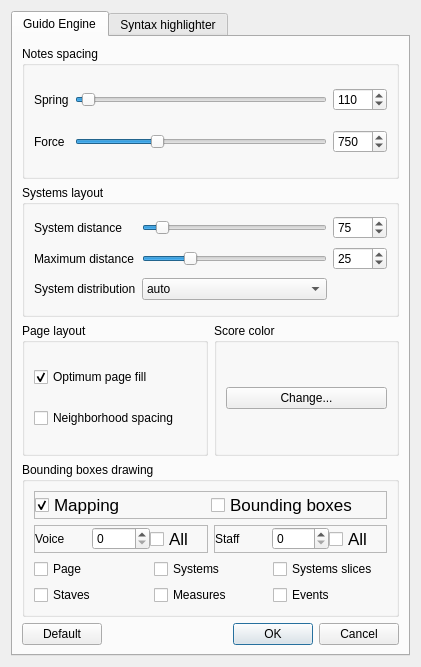
<?xml version="1.0" encoding="UTF-8"?>
<ui version="4.0">
 <class>Setup</class>
 <widget class="QDialog" name="Setup">
  <property name="windowModality">
   <enum>Qt::ApplicationModal</enum>
  </property>
  <property name="geometry">
   <rect>
    <x>0</x>
    <y>0</y>
    <width>421</width>
    <height>667</height>
   </rect>
  </property>
  <property name="sizePolicy">
   <sizepolicy hsizetype="Preferred" vsizetype="Preferred">
    <horstretch>0</horstretch>
    <verstretch>0</verstretch>
   </sizepolicy>
  </property>
  <property name="windowTitle">
   <string>Guido Engine Setup</string>
  </property>
  <property name="autoFillBackground">
   <bool>false</bool>
  </property>
  <property name="modal">
   <bool>false</bool>
  </property>
  <layout class="QVBoxLayout" name="verticalLayout">
   <item>
    <widget class="QTabWidget" name="fTabWidget">
     <property name="currentIndex">
      <number>0</number>
     </property>
     <widget class="QWidget" name="tab">
      <attribute name="title">
       <string>Guido Engine</string>
      </attribute>
      <layout class="QVBoxLayout" name="verticalLayout_2">
       <item>
        <widget class="QGroupBox" name="groupBox">
         <property name="title">
          <string>Notes spacing</string>
         </property>
         <layout class="QGridLayout" name="gridLayout_4">
          <item row="0" column="0">
           <widget class="QLabel" name="fLabel4">
            <property name="layoutDirection">
             <enum>Qt::RightToLeft</enum>
            </property>
            <property name="text">
             <string>Spring</string>
            </property>
           </widget>
          </item>
          <item row="0" column="1">
           <widget class="QSlider" name="fSpringSlider">
            <property name="minimum">
             <number>100</number>
            </property>
            <property name="maximum">
             <number>500</number>
            </property>
            <property name="pageStep">
             <number>20</number>
            </property>
            <property name="value">
             <number>110</number>
            </property>
            <property name="orientation">
             <enum>Qt::Horizontal</enum>
            </property>
           </widget>
          </item>
          <item row="0" column="2">
           <widget class="QSpinBox" name="fSpringBox">
            <property name="minimum">
             <number>100</number>
            </property>
            <property name="maximum">
             <number>500</number>
            </property>
            <property name="value">
             <number>110</number>
            </property>
           </widget>
          </item>
          <item row="1" column="0">
           <widget class="QLabel" name="fLabel5">
            <property name="layoutDirection">
             <enum>Qt::RightToLeft</enum>
            </property>
            <property name="text">
             <string>Force</string>
            </property>
           </widget>
          </item>
          <item row="1" column="1">
           <widget class="QSlider" name="fForceSlider">
            <property name="minimum">
             <number>400</number>
            </property>
            <property name="maximum">
             <number>1500</number>
            </property>
            <property name="pageStep">
             <number>100</number>
            </property>
            <property name="value">
             <number>750</number>
            </property>
            <property name="orientation">
             <enum>Qt::Horizontal</enum>
            </property>
           </widget>
          </item>
          <item row="1" column="2">
           <widget class="QSpinBox" name="fForceBox">
            <property name="minimum">
             <number>400</number>
            </property>
            <property name="maximum">
             <number>1500</number>
            </property>
            <property name="value">
             <number>750</number>
            </property>
           </widget>
          </item>
         </layout>
        </widget>
       </item>
       <item>
        <widget class="QGroupBox" name="groupBox_3">
         <property name="title">
          <string>Systems layout</string>
         </property>
         <layout class="QGridLayout" name="gridLayout_2">
          <item row="0" column="0">
           <widget class="QLabel" name="fLabel1">
            <property name="layoutDirection">
             <enum>Qt::RightToLeft</enum>
            </property>
            <property name="text">
             <string>System distance</string>
            </property>
           </widget>
          </item>
          <item row="0" column="1">
           <widget class="QSlider" name="fSysDistSlider">
            <property name="minimum">
             <number>1</number>
            </property>
            <property name="maximum">
             <number>1000</number>
            </property>
            <property name="pageStep">
             <number>50</number>
            </property>
            <property name="value">
             <number>75</number>
            </property>
            <property name="orientation">
             <enum>Qt::Horizontal</enum>
            </property>
           </widget>
          </item>
          <item row="0" column="2">
           <widget class="QSpinBox" name="fSysDistBox">
            <property name="minimum">
             <number>1</number>
            </property>
            <property name="maximum">
             <number>1000</number>
            </property>
            <property name="value">
             <number>75</number>
            </property>
           </widget>
          </item>
          <item row="1" column="0">
           <widget class="QLabel" name="fLabel2">
            <property name="layoutDirection">
             <enum>Qt::RightToLeft</enum>
            </property>
            <property name="text">
             <string>Maximum distance</string>
            </property>
           </widget>
          </item>
          <item row="1" column="1">
           <widget class="QSlider" name="fMaxDistSlider">
            <property name="minimum">
             <number>1</number>
            </property>
            <property name="maximum">
             <number>100</number>
            </property>
            <property name="value">
             <number>25</number>
            </property>
            <property name="orientation">
             <enum>Qt::Horizontal</enum>
            </property>
           </widget>
          </item>
          <item row="1" column="2">
           <widget class="QSpinBox" name="fMaxDistBox">
            <property name="minimum">
             <number>1</number>
            </property>
            <property name="maximum">
             <number>100</number>
            </property>
            <property name="value">
             <number>25</number>
            </property>
           </widget>
          </item>
          <item row="2" column="0">
           <widget class="QLabel" name="fLabel3">
            <property name="layoutDirection">
             <enum>Qt::RightToLeft</enum>
            </property>
            <property name="text">
             <string>System distribution</string>
            </property>
           </widget>
          </item>
          <item row="2" column="1">
           <widget class="QComboBox" name="fSysDistrMenu">
            <item>
             <property name="text">
              <string>auto</string>
             </property>
            </item>
            <item>
             <property name="text">
              <string>always</string>
             </property>
            </item>
            <item>
             <property name="text">
              <string>never</string>
             </property>
            </item>
           </widget>
          </item>
         </layout>
        </widget>
       </item>
       <item>
        <layout class="QHBoxLayout" name="horizontalLayout_3">
         <item>
          <widget class="QGroupBox" name="groupBox_2">
           <property name="title">
            <string>Page layout</string>
           </property>
           <layout class="QGridLayout" name="gridLayout_3">
            <item row="0" column="0">
             <widget class="QCheckBox" name="fOPFcheckBox">
              <property name="text">
               <string>Optimum page fill</string>
              </property>
              <property name="checked">
               <bool>true</bool>
              </property>
             </widget>
            </item>
            <item row="1" column="0">
             <widget class="QCheckBox" name="fNSpacingcheckBox">
              <property name="text">
               <string>Neighborhood spacing</string>
              </property>
             </widget>
            </item>
           </layout>
          </widget>
         </item>
         <item>
          <widget class="QGroupBox" name="groupBox_5">
           <property name="title">
            <string>Score color</string>
           </property>
           <layout class="QGridLayout" name="gridLayout_5">
            <item row="0" column="0">
             <widget class="QPushButton" name="fColorButton">
              <property name="text">
               <string>Change...</string>
              </property>
             </widget>
            </item>
           </layout>
          </widget>
         </item>
        </layout>
       </item>
       <item>
        <widget class="QGroupBox" name="groupBox_4">
         <property name="title">
          <string>Bounding boxes drawing</string>
         </property>
         <layout class="QVBoxLayout" name="verticalLayout_4">
          <item>
           <widget class="QFrame" name="frame">
            <property name="frameShape">
             <enum>QFrame::StyledPanel</enum>
            </property>
            <property name="frameShadow">
             <enum>QFrame::Raised</enum>
            </property>
            <layout class="QHBoxLayout" name="horizontalLayout">
             <property name="spacing">
              <number>0</number>
             </property>
             <property name="margin">
              <number>0</number>
             </property>
             <item>
              <widget class="QCheckBox" name="fMapping">
               <property name="font">
                <font>
                 <pointsize>13</pointsize>
                </font>
               </property>
               <property name="text">
                <string>Mapping</string>
               </property>
               <property name="checked">
                <bool>true</bool>
               </property>
              </widget>
             </item>
             <item>
              <widget class="QCheckBox" name="fBoundingBoxes">
               <property name="font">
                <font>
                 <pointsize>13</pointsize>
                </font>
               </property>
               <property name="text">
                <string>Bounding boxes</string>
               </property>
              </widget>
             </item>
            </layout>
           </widget>
          </item>
          <item>
           <layout class="QHBoxLayout" name="horizontalLayout_13">
            <item>
             <widget class="QFrame" name="frame_2">
              <property name="frameShape">
               <enum>QFrame::StyledPanel</enum>
              </property>
              <property name="frameShadow">
               <enum>QFrame::Raised</enum>
              </property>
              <layout class="QHBoxLayout" name="horizontalLayout_11">
               <property name="spacing">
                <number>0</number>
               </property>
               <property name="margin">
                <number>0</number>
               </property>
               <item>
                <widget class="QLabel" name="label_15">
                 <property name="text">
                  <string>Voice</string>
                 </property>
                </widget>
               </item>
               <item>
                <widget class="QSpinBox" name="fVoiceNumEdit"/>
               </item>
               <item>
                <widget class="QCheckBox" name="fShowAllVoicesCheckBox">
                 <property name="enabled">
                  <bool>true</bool>
                 </property>
                 <property name="font">
                  <font>
                   <pointsize>13</pointsize>
                  </font>
                 </property>
                 <property name="text">
                  <string>All</string>
                 </property>
                 <property name="checked">
                  <bool>false</bool>
                 </property>
                </widget>
               </item>
              </layout>
             </widget>
            </item>
            <item>
             <widget class="QFrame" name="frame_3">
              <property name="frameShape">
               <enum>QFrame::StyledPanel</enum>
              </property>
              <property name="frameShadow">
               <enum>QFrame::Raised</enum>
              </property>
              <layout class="QHBoxLayout" name="horizontalLayout_12">
               <property name="spacing">
                <number>0</number>
               </property>
               <property name="margin">
                <number>0</number>
               </property>
               <item>
                <widget class="QLabel" name="label_16">
                 <property name="text">
                  <string>Staff</string>
                 </property>
                </widget>
               </item>
               <item>
                <widget class="QSpinBox" name="fStaffNumEdit"/>
               </item>
               <item>
                <widget class="QCheckBox" name="fShowAllStaffsCheckBox">
                 <property name="font">
                  <font>
                   <pointsize>13</pointsize>
                  </font>
                 </property>
                 <property name="text">
                  <string>All</string>
                 </property>
                 <property name="checked">
                  <bool>false</bool>
                 </property>
                </widget>
               </item>
              </layout>
             </widget>
            </item>
           </layout>
          </item>
          <item>
           <layout class="QGridLayout" name="gridLayout">
            <item row="0" column="0">
             <widget class="QCheckBox" name="fPageBB">
              <property name="text">
               <string>Page</string>
              </property>
             </widget>
            </item>
            <item row="0" column="1">
             <widget class="QCheckBox" name="fSystemBB">
              <property name="text">
               <string>Systems</string>
              </property>
             </widget>
            </item>
            <item row="0" column="2">
             <widget class="QCheckBox" name="fSystemSliceBB">
              <property name="text">
               <string>Systems slices</string>
              </property>
             </widget>
            </item>
            <item row="1" column="0">
             <widget class="QCheckBox" name="fStaffBB">
              <property name="text">
               <string>Staves</string>
              </property>
             </widget>
            </item>
            <item row="1" column="1">
             <widget class="QCheckBox" name="fMeasureBB">
              <property name="text">
               <string>Measures</string>
              </property>
             </widget>
            </item>
            <item row="1" column="2">
             <widget class="QCheckBox" name="fEventBB">
              <property name="text">
               <string>Events</string>
              </property>
             </widget>
            </item>
           </layout>
          </item>
         </layout>
        </widget>
       </item>
       <item>
        <layout class="QHBoxLayout" name="horizontalLayout_2">
         <property name="sizeConstraint">
          <enum>QLayout::SetMaximumSize</enum>
         </property>
         <item>
          <widget class="QPushButton" name="fDefaultButton">
           <property name="text">
            <string>Default</string>
           </property>
          </widget>
         </item>
         <item>
          <widget class="QDialogButtonBox" name="fButtonBox">
           <property name="orientation">
            <enum>Qt::Horizontal</enum>
           </property>
           <property name="standardButtons">
            <set>QDialogButtonBox::Cancel|QDialogButtonBox::Ok</set>
           </property>
          </widget>
         </item>
        </layout>
       </item>
      </layout>
     </widget>
     <widget class="QWidget" name="tab_2">
      <attribute name="title">
       <string>Syntax highlighter</string>
      </attribute>
      <layout class="QVBoxLayout" name="verticalLayout_3">
       <item>
        <widget class="QGroupBox" name="groupBox_6">
         <property name="title">
          <string>Notes</string>
         </property>
         <layout class="QHBoxLayout" name="horizontalLayout_4">
          <item>
           <widget class="QLabel" name="label">
            <property name="text">
             <string>Color</string>
            </property>
           </widget>
          </item>
          <item>
           <widget class="QPushButton" name="fNotesColorButton">
            <property name="text">
             <string>Change...</string>
            </property>
           </widget>
          </item>
          <item>
           <spacer name="horizontalSpacer">
            <property name="orientation">
             <enum>Qt::Horizontal</enum>
            </property>
            <property name="sizeHint" stdset="0">
             <size>
              <width>40</width>
              <height>20</height>
             </size>
            </property>
           </spacer>
          </item>
          <item>
           <widget class="QLabel" name="label_2">
            <property name="text">
             <string>Weight</string>
            </property>
           </widget>
          </item>
          <item>
           <widget class="QComboBox" name="fNotesWeight"/>
          </item>
         </layout>
        </widget>
       </item>
       <item>
        <widget class="QGroupBox" name="groupBox_12">
         <property name="title">
          <string>Tags</string>
         </property>
         <layout class="QHBoxLayout" name="horizontalLayout_10">
          <item>
           <widget class="QLabel" name="label_13">
            <property name="text">
             <string>Color</string>
            </property>
           </widget>
          </item>
          <item>
           <widget class="QPushButton" name="fTagsColorButton">
            <property name="text">
             <string>Change...</string>
            </property>
           </widget>
          </item>
          <item>
           <spacer name="horizontalSpacer_7">
            <property name="orientation">
             <enum>Qt::Horizontal</enum>
            </property>
            <property name="sizeHint" stdset="0">
             <size>
              <width>40</width>
              <height>20</height>
             </size>
            </property>
           </spacer>
          </item>
          <item>
           <widget class="QLabel" name="label_14">
            <property name="text">
             <string>Weight</string>
            </property>
           </widget>
          </item>
          <item>
           <widget class="QComboBox" name="fTagsWeight"/>
          </item>
         </layout>
        </widget>
       </item>
       <item>
        <widget class="QGroupBox" name="groupBox_7">
         <property name="title">
          <string>Tags parameters</string>
         </property>
         <layout class="QHBoxLayout" name="horizontalLayout_5">
          <item>
           <widget class="QLabel" name="label_3">
            <property name="text">
             <string>Color</string>
            </property>
           </widget>
          </item>
          <item>
           <widget class="QPushButton" name="fTagsParametersColorButton">
            <property name="text">
             <string>Change...</string>
            </property>
           </widget>
          </item>
          <item>
           <spacer name="horizontalSpacer_2">
            <property name="orientation">
             <enum>Qt::Horizontal</enum>
            </property>
            <property name="sizeHint" stdset="0">
             <size>
              <width>40</width>
              <height>20</height>
             </size>
            </property>
           </spacer>
          </item>
          <item>
           <widget class="QLabel" name="label_4">
            <property name="text">
             <string>Weight</string>
            </property>
           </widget>
          </item>
          <item>
           <widget class="QComboBox" name="fTagsParametersWeight"/>
          </item>
         </layout>
        </widget>
       </item>
       <item>
        <widget class="QGroupBox" name="groupBox_11">
         <property name="title">
          <string>Durations</string>
         </property>
         <layout class="QHBoxLayout" name="horizontalLayout_9">
          <item>
           <widget class="QLabel" name="label_11">
            <property name="text">
             <string>Color</string>
            </property>
           </widget>
          </item>
          <item>
           <widget class="QPushButton" name="fDurationsColorButton">
            <property name="text">
             <string>Change...</string>
            </property>
           </widget>
          </item>
          <item>
           <spacer name="horizontalSpacer_6">
            <property name="orientation">
             <enum>Qt::Horizontal</enum>
            </property>
            <property name="sizeHint" stdset="0">
             <size>
              <width>40</width>
              <height>20</height>
             </size>
            </property>
           </spacer>
          </item>
          <item>
           <widget class="QLabel" name="label_12">
            <property name="text">
             <string>Weight</string>
            </property>
           </widget>
          </item>
          <item>
           <widget class="QComboBox" name="fDurationsWeight"/>
          </item>
         </layout>
        </widget>
       </item>
       <item>
        <widget class="QGroupBox" name="groupBox_8">
         <property name="title">
          <string>Comments</string>
         </property>
         <layout class="QHBoxLayout" name="horizontalLayout_6">
          <item>
           <widget class="QLabel" name="label_5">
            <property name="text">
             <string>Color</string>
            </property>
           </widget>
          </item>
          <item>
           <widget class="QPushButton" name="fCommentsColorButton">
            <property name="text">
             <string>Change...</string>
            </property>
           </widget>
          </item>
          <item>
           <spacer name="horizontalSpacer_3">
            <property name="orientation">
             <enum>Qt::Horizontal</enum>
            </property>
            <property name="sizeHint" stdset="0">
             <size>
              <width>40</width>
              <height>20</height>
             </size>
            </property>
           </spacer>
          </item>
          <item>
           <widget class="QLabel" name="label_6">
            <property name="text">
             <string>Weight</string>
            </property>
           </widget>
          </item>
          <item>
           <widget class="QComboBox" name="fCommentsWeight"/>
          </item>
         </layout>
        </widget>
       </item>
       <item>
        <widget class="QGroupBox" name="groupBox_10">
         <property name="title">
          <string>Voice separator</string>
         </property>
         <layout class="QHBoxLayout" name="horizontalLayout_8">
          <item>
           <widget class="QLabel" name="label_9">
            <property name="text">
             <string>Color</string>
            </property>
           </widget>
          </item>
          <item>
           <widget class="QPushButton" name="fVoiceSeparatorColorButton">
            <property name="text">
             <string>Change...</string>
            </property>
           </widget>
          </item>
          <item>
           <spacer name="horizontalSpacer_5">
            <property name="orientation">
             <enum>Qt::Horizontal</enum>
            </property>
            <property name="sizeHint" stdset="0">
             <size>
              <width>40</width>
              <height>20</height>
             </size>
            </property>
           </spacer>
          </item>
          <item>
           <widget class="QLabel" name="label_10">
            <property name="text">
             <string>Weight</string>
            </property>
           </widget>
          </item>
          <item>
           <widget class="QComboBox" name="fVoiceSeparatorWeight"/>
          </item>
         </layout>
        </widget>
       </item>
       <item>
        <widget class="QGroupBox" name="groupBox_9">
         <property name="title">
          <string>Score separator</string>
         </property>
         <layout class="QHBoxLayout" name="horizontalLayout_7">
          <item>
           <widget class="QLabel" name="label_7">
            <property name="text">
             <string>Color</string>
            </property>
           </widget>
          </item>
          <item>
           <widget class="QPushButton" name="fScoreSeparatorColorButton">
            <property name="text">
             <string>Change...</string>
            </property>
           </widget>
          </item>
          <item>
           <spacer name="horizontalSpacer_4">
            <property name="orientation">
             <enum>Qt::Horizontal</enum>
            </property>
            <property name="sizeHint" stdset="0">
             <size>
              <width>40</width>
              <height>20</height>
             </size>
            </property>
           </spacer>
          </item>
          <item>
           <widget class="QLabel" name="label_8">
            <property name="text">
             <string>Weight</string>
            </property>
           </widget>
          </item>
          <item>
           <widget class="QComboBox" name="fScoreSeparatorWeight"/>
          </item>
         </layout>
        </widget>
       </item>
      </layout>
     </widget>
    </widget>
   </item>
  </layout>
 </widget>
 <resources/>
 <connections>
  <connection>
   <sender>fForceSlider</sender>
   <signal>valueChanged(int)</signal>
   <receiver>fForceBox</receiver>
   <slot>setValue(int)</slot>
   <hints>
    <hint type="sourcelabel">
     <x>229</x>
     <y>208</y>
    </hint>
    <hint type="destinationlabel">
     <x>339</x>
     <y>207</y>
    </hint>
   </hints>
  </connection>
  <connection>
   <sender>fButtonBox</sender>
   <signal>accepted()</signal>
   <receiver>Setup</receiver>
   <slot>accept()</slot>
   <hints>
    <hint type="sourcelabel">
     <x>196</x>
     <y>251</y>
    </hint>
    <hint type="destinationlabel">
     <x>199</x>
     <y>143</y>
    </hint>
   </hints>
  </connection>
  <connection>
   <sender>fButtonBox</sender>
   <signal>rejected()</signal>
   <receiver>Setup</receiver>
   <slot>reject()</slot>
   <hints>
    <hint type="sourcelabel">
     <x>196</x>
     <y>251</y>
    </hint>
    <hint type="destinationlabel">
     <x>199</x>
     <y>143</y>
    </hint>
   </hints>
  </connection>
  <connection>
   <sender>fForceBox</sender>
   <signal>valueChanged(int)</signal>
   <receiver>fForceSlider</receiver>
   <slot>setValue(int)</slot>
   <hints>
    <hint type="sourcelabel">
     <x>339</x>
     <y>207</y>
    </hint>
    <hint type="destinationlabel">
     <x>229</x>
     <y>208</y>
    </hint>
   </hints>
  </connection>
  <connection>
   <sender>fSpringSlider</sender>
   <signal>valueChanged(int)</signal>
   <receiver>fSpringBox</receiver>
   <slot>setValue(int)</slot>
   <hints>
    <hint type="sourcelabel">
     <x>228</x>
     <y>178</y>
    </hint>
    <hint type="destinationlabel">
     <x>340</x>
     <y>177</y>
    </hint>
   </hints>
  </connection>
  <connection>
   <sender>fSpringBox</sender>
   <signal>valueChanged(int)</signal>
   <receiver>fSpringSlider</receiver>
   <slot>setValue(int)</slot>
   <hints>
    <hint type="sourcelabel">
     <x>340</x>
     <y>177</y>
    </hint>
    <hint type="destinationlabel">
     <x>228</x>
     <y>178</y>
    </hint>
   </hints>
  </connection>
  <connection>
   <sender>fMaxDistSlider</sender>
   <signal>valueChanged(int)</signal>
   <receiver>fMaxDistBox</receiver>
   <slot>setValue(int)</slot>
   <hints>
    <hint type="sourcelabel">
     <x>230</x>
     <y>59</y>
    </hint>
    <hint type="destinationlabel">
     <x>340</x>
     <y>60</y>
    </hint>
   </hints>
  </connection>
  <connection>
   <sender>fMaxDistBox</sender>
   <signal>valueChanged(int)</signal>
   <receiver>fMaxDistSlider</receiver>
   <slot>setValue(int)</slot>
   <hints>
    <hint type="sourcelabel">
     <x>340</x>
     <y>60</y>
    </hint>
    <hint type="destinationlabel">
     <x>230</x>
     <y>59</y>
    </hint>
   </hints>
  </connection>
  <connection>
   <sender>fSysDistSlider</sender>
   <signal>valueChanged(int)</signal>
   <receiver>fSysDistBox</receiver>
   <slot>setValue(int)</slot>
   <hints>
    <hint type="sourcelabel">
     <x>230</x>
     <y>31</y>
    </hint>
    <hint type="destinationlabel">
     <x>340</x>
     <y>30</y>
    </hint>
   </hints>
  </connection>
  <connection>
   <sender>fSysDistBox</sender>
   <signal>valueChanged(int)</signal>
   <receiver>fSysDistSlider</receiver>
   <slot>setValue(int)</slot>
   <hints>
    <hint type="sourcelabel">
     <x>340</x>
     <y>30</y>
    </hint>
    <hint type="destinationlabel">
     <x>230</x>
     <y>31</y>
    </hint>
   </hints>
  </connection>
 </connections>
</ui>
